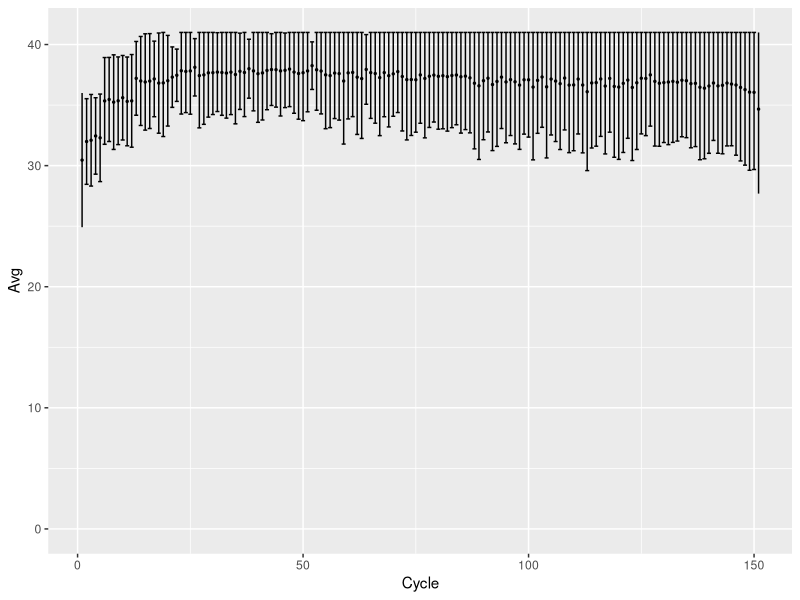

The R script that drew this image:
#Script to create plot for fastq quality check.


library("ggplot2")
stats_file <- read.table("fastq_stats.txt", header=T)

pdf("fastqc_plot.pdf")
max_sd = stats_file$Avg + stats_file$Stdev
ymax_n = ifelse(max_sd <= 41, max_sd, 41)

ggplot(stats_file, aes(Cycle, Avg)) +
  geom_errorbar(aes(ymax = ymax_n , ymin = Avg - Stdev),
                position = "dodge") + geom_point(colour = "black", size = 0.5) + ylim(0,41) + xlim(1,151)


dev.off()
